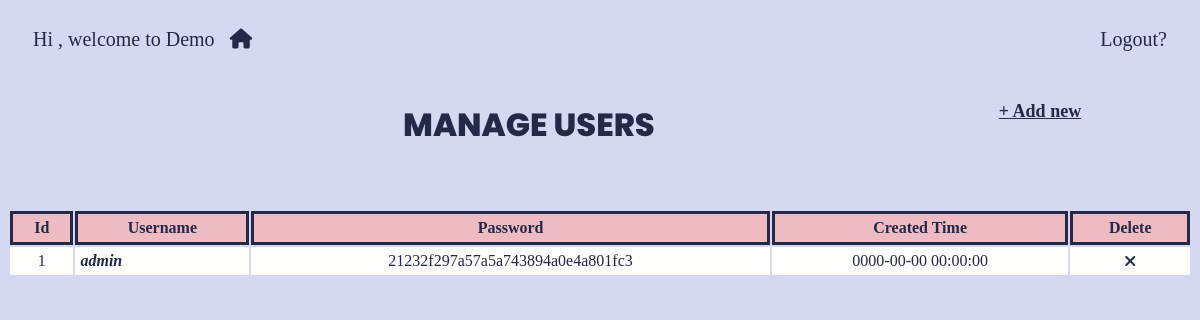
Screenshot of /vdWebTinTuc/admin/users/index.php with the database file from the repository.
### tables this page shows
CREATE TABLE `users` (
  `id` int(15) NOT NULL,
  `username` varchar(255) NOT NULL,
  `password` varchar(255) NOT NULL,
  `created_time` datetime DEFAULT current_timestamp()
);

### vdWebTinTuc/apps/libs/router.php (called while the page is built, shortened)
<?php
    class apps_libs_router{
        public function createUrl($url, $param = []) {
            if($url)
                $param[self::PARAM_NAME] = $url;
            return $_SERVER['PHP_SELF'].'?'. http_build_query($param);
        }
    }
?>

### vdWebTinTuc/apps/libs/dbConnection.php (called while the page is built, shortened)
<?php
    class apps_libs_dbConnection{
        protected $username = 'root';
        protected $password = "";
        protected $host = 'localhost';
        protected $database = 'PHP';
        protected $tableName;
        protected $queryParams = [];
        protected static $connectionInstance = null;
        public function connect() {
            if(self::$connectionInstance === null){
                try{
                    self::$connectionInstance = new PDO('mysql:host='.$this->host.';dbname='.$this->database,
                            $this->username, $this->password);
                    self::$connectionInstance->setAttribute(PDO::ATTR_ERRMODE, PDO::ERRMODE_EXCEPTION);
                } catch (Exception $ex) {
                    echo "ERROR: ".$ex->getMessage();
                    die();
                }
            }
        }
        public function query($sql, $param = []) {
            $q = self::$connectionInstance->prepare($sql);
            if(is_array($param) && $param)
                $q->execute($param);
            else
                $q->execute();
            return $q;
        }
        public function buildQueryParams($params = []) {
            $default = [
                "SELECT"=>"*",
                "WHERE"=>"",
                "OTHER"=>"",
                "params"=>"",
                "field"=>"",
                "value"=>[],
                "JOIN"=>""
            ];
            $this->queryParams = array_merge($default, $params);
            return $this;
        }
        public function buildCondition($condition){
            if(trim($condition))
                return "WHERE ".$condition;
            else
                return "";
        }
        public function select() {
            $sql = "SELECT ".$this->queryParams['SELECT']
                   ." FROM ".$this->tableName
                   ." ".$this->queryParams['JOIN']
                   ." ".$this->buildCondition($this->queryParams['WHERE'])
                   ." ".$this->queryParams['OTHER'];
            $query = $this->query($sql, $this->queryParams['params']);
            return $query->fetchAll(PDO::FETCH_ASSOC);
        }
    }
?>

### vdWebTinTuc/admin/users/index.php (the view, shortened to what this page needs)
<?php
    $users = new apps_models_users();
    $query = $users->buildQueryParams(["OTHER"=>"ORDER BY created_time DESC"])->select();
?>
<html>
    <head>
        <link rel="stylesheet" href="../CSS/index.css">
        <?php include 'head.php'?>
    </head>
    <body>
        <div class="title">
            <h1>MANAGE USERS</h1>
            <a href="<?= $router->createUrl('users/detail')?>">+ Add new</a>
        </div>
        <div class="show-data">
            <table style="width: 100%">
                <tr id="column">
                    <td>Id</td>
                    <td>Username</td>
                    <td>Password</td>
                    <td>Created Time</td>
                    <td>Delete</td>
                </tr>
                <?php
                    foreach($query as $row){
                    ?>
                        <tr>
                            <td><?= $row['id']?></td>
                            <td id="name" onclick="location.href='<?= $router->createUrl('users/detail', ['id'=>$row['id']])?>'">
                                <?= $row['username']?>
                            </td>
                            <td><?= $row['password']?></td>
                            <td><?= $row['created_time']?></td>
                            <td id="del" onclick="location.href='<?= $router->createUrl('users/delete', ["id"=>$row['id']])?>'"><i class="fa-solid fa-xmark"></td>
                        </tr>
                    <?php
                    }
                ?>
            </table>
        </div>
    </body>
</html>

### vdWebTinTuc/CSS/index.css (style rules this page uses)
.title { margin-bottom: 30px; }
a { text-decoration: none; color: currentColor; }
.title a { padding: 30px 10px; font-size: 18px; font-weight: bold; text-decoration: underline; margin-left: 40px; }
.show-data { display: flex; justify-content: center; }
.show-data #column td { font-weight: bold; background-color: var(--effect-color); border: 3px solid var(--dark-color); }
.show-data td { padding: 5px; text-align: center; }
.show-data #name { text-align: left; }
.show-data tr { background-color: var(--light-color); }
#name { font-style: italic; font-weight: bold; }
#name, #edit, #del { cursor: pointer; }

### vdWebTinTuc/admin/head.php (style rules this page uses)
:root { --dark-color: #232946; --light-color: #fffffe; --effect-color: #eebbc3; --border-color: #121629; --read-color: #d4d8f0; }
body { font-family: vPoppinsR; background-color: var(--read-color); color: var(--dark-color); }
.title { width: 100%; display: flex; justify-content: center; align-content: center; }
.title h1 { width: 100vh; font-family: vPoppinsB; margin: 10px 0; padding: 20px; display: flex; justify-content: center; }

### rows the page displays
users: id "1", username "admin", password "21232f297a57a5a743894a0e4a801fc3", created_time "0000-00-00 00:00:00"
